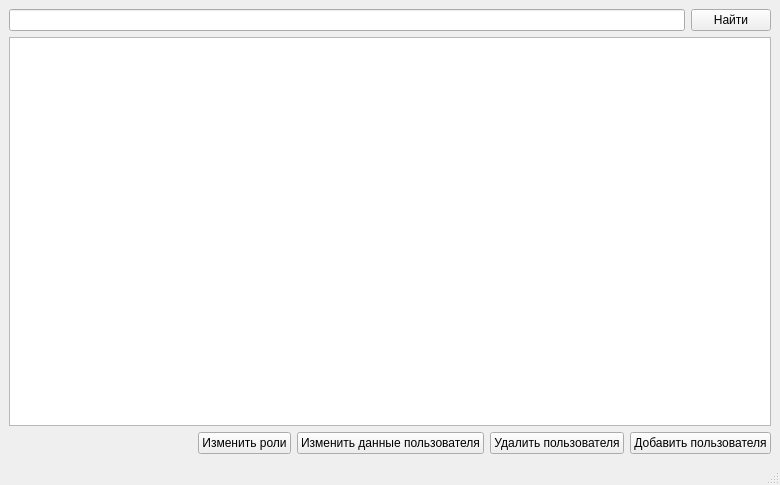
<?xml version="1.0" encoding="UTF-8"?>
<ui version="4.0">
 <class>MainWindow</class>
 <widget class="QMainWindow" name="MainWindow">
  <property name="geometry">
   <rect>
    <x>0</x>
    <y>0</y>
    <width>780</width>
    <height>485</height>
   </rect>
  </property>
  <property name="windowTitle">
   <string>Пользователи</string>
  </property>
  <widget class="QWidget" name="centralwidget">
   <layout class="QGridLayout" name="gridLayout">
    <item row="1" column="0">
     <widget class="QTableView" name="tableView">
      <property name="selectionMode">
       <enum>QAbstractItemView::SingleSelection</enum>
      </property>
      <property name="selectionBehavior">
       <enum>QAbstractItemView::SelectRows</enum>
      </property>
      <attribute name="horizontalHeaderStretchLastSection">
       <bool>true</bool>
      </attribute>
      <attribute name="verticalHeaderVisible">
       <bool>false</bool>
      </attribute>
      <attribute name="verticalHeaderHighlightSections">
       <bool>false</bool>
      </attribute>
     </widget>
    </item>
    <item row="2" column="0">
     <layout class="QHBoxLayout" name="horizontalLayout">
      <item>
       <spacer name="horizontalSpacer">
        <property name="orientation">
         <enum>Qt::Horizontal</enum>
        </property>
        <property name="sizeHint" stdset="0">
         <size>
          <width>40</width>
          <height>20</height>
         </size>
        </property>
       </spacer>
      </item>
      <item>
       <widget class="QPushButton" name="pushButton_4">
        <property name="text">
         <string>Изменить роли</string>
        </property>
       </widget>
      </item>
      <item>
       <widget class="QPushButton" name="pushButton_3">
        <property name="text">
         <string>Изменить данные пользователя</string>
        </property>
       </widget>
      </item>
      <item>
       <widget class="QPushButton" name="pushButton">
        <property name="text">
         <string>Удалить пользователя</string>
        </property>
       </widget>
      </item>
      <item>
       <widget class="QPushButton" name="pushButton_2">
        <property name="text">
         <string>Добавить пользователя</string>
        </property>
       </widget>
      </item>
     </layout>
    </item>
    <item row="0" column="0">
     <layout class="QHBoxLayout" name="horizontalLayout_2">
      <item>
       <widget class="QLineEdit" name="lineEdit"/>
      </item>
      <item>
       <widget class="QPushButton" name="pushButton_5">
        <property name="text">
         <string>Найти</string>
        </property>
       </widget>
      </item>
     </layout>
    </item>
   </layout>
  </widget>
  <widget class="QMenuBar" name="menubar">
   <property name="geometry">
    <rect>
     <x>0</x>
     <y>0</y>
     <width>780</width>
     <height>21</height>
    </rect>
   </property>
  </widget>
  <widget class="QStatusBar" name="statusbar"/>
 </widget>
 <resources/>
 <connections/>
</ui>
